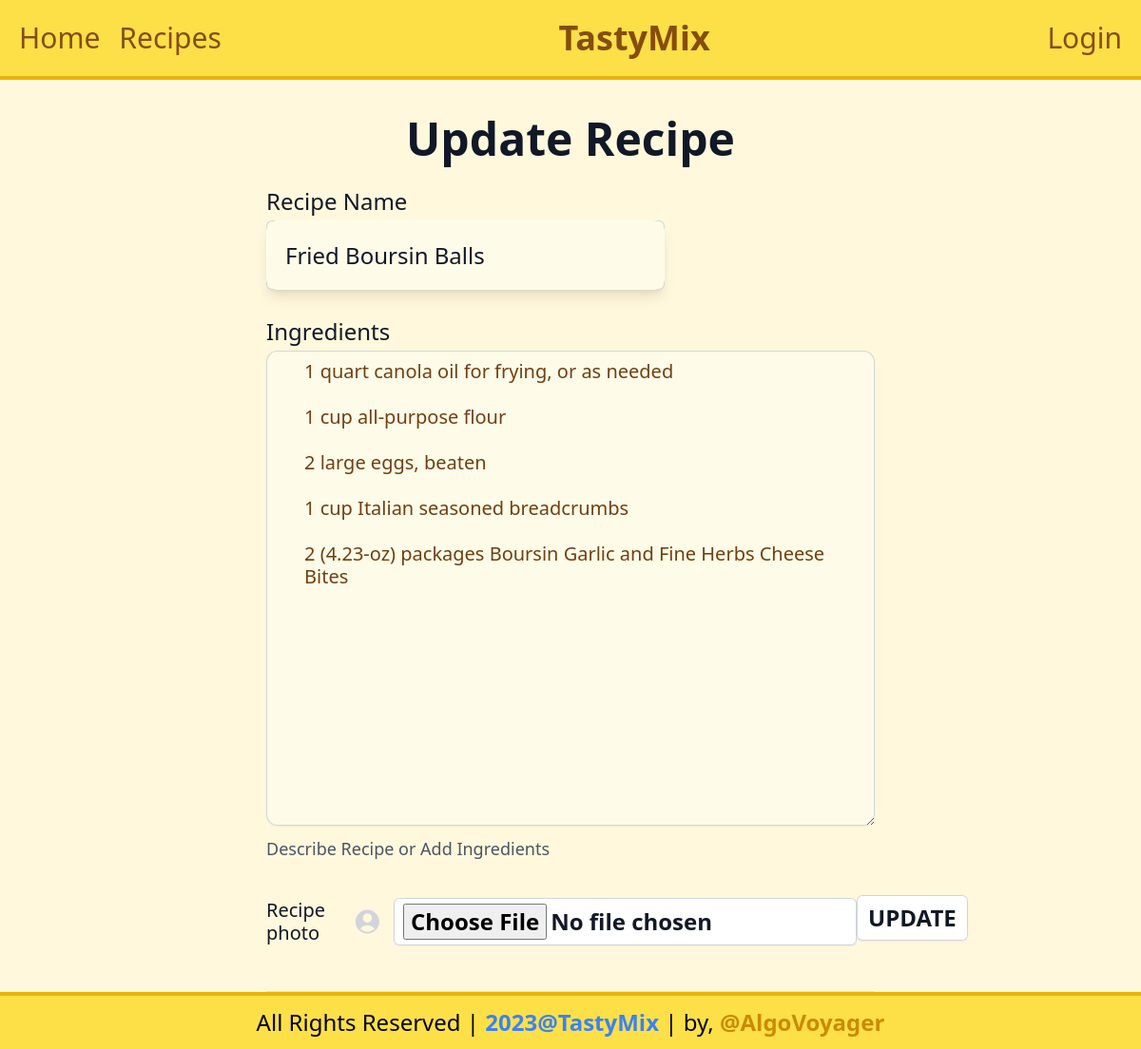
The app's page /update-recipe/22/ with its own data.
### recipe/models.py (models this page shows, shortened)
class Recipe(models.Model):
    user = models.ForeignKey(User, on_delete=models.SET_NULL,null=True, blank=True)
    recipe_name= models.CharField(max_length=100)
    Ingredients= models.TextField()
    recipe_image= models.ImageField(upload_to="thumbnails")

### recipe/views.py (the view, shortened to what this page needs)
# urls.py: path('update-recipe/<id>/',views.update_recipe,name="update-recipe"),
def update_recipe(request,id):
    queryset=Recipe.objects.get(id=id)
    context={'recipe':queryset}
    return render(request,'update_recipe.html',context)

### templates/update_recipe.html (shortened to what this page needs)
{% extends 'base.html' %}
{% block body %}
<div class="container max-w-screen-sm mx-auto ">
    <form method="post" action="/update-recipe/{{recipe.id}}/" enctype="multipart/form-data">
        <div class="space-y-12">
            <div class="border-b border-gray-900/10 py-12">
                <h2 class="text-5xl font-semibold leading-7 text-center text-gray-900">Update Recipe</h2>
                <div class="mt-10 grid grid-cols-1 gap-x-6 gap-y-8 sm:grid-cols-6">
                    <div class="sm:col-span-4">
                        <label for="recipe_name" class="block text-2xl font-medium leading-6 text-gray-900">Recipe
                            Name</label>
                        <div class="mt-2">
                            <div class="flex rounded-md shadow-lg ring-1 ring-inset ring-gray-300 focus-within:ring-2 focus-within:ring-inset focus-within:ring-indigo-600 sm:max-w-md">
                                <input type="text" name="recipe_name" id="recipe_name" value="{{recipe.recipe_name}}"
                                       class="block flex-1 border-0 bg-transparent p-5  bg-yellow-50 text-gray-900 placeholder:text-gray-400 focus:ring-0 text-2xl leading-6 rounded-xl"
                                       placeholder="recipe_name">
                            </div>
                        </div>
                    </div>
                    <div class="col-span-full">
                        <label for="Ingredients"
                               class="block text-2xl font-medium leading-6 text-gray-900">Ingredients</label>
                        <div class="mt-2">
                            <textarea id="Ingredients" name="Ingredients" rows="20"
                                      class=" p-10 text-5xl block w-full rounded-xl border-0 py-2.5 text-yellow-900 bg-yellow-50 shadow-sm ring-1 ring-inset ring-gray-300 placeholder:text-gray-400 focus:ring-2 focus:ring-inset focus:ring-indigo-600 text-xl leading-6">{{recipe.Ingredients}}
                            </textarea>
                        </div>
                        <p class="mt-3 text-lg leading-6 text-gray-600">Describe Recipe or Add Ingredients</p>
                    </div>
                    <div class="col-span-full flex justify-between items-center">
                        <div class="mt-2 flex items-center gap-x-3">
                            <label for="recipe_image" class="block text-xl font-medium leading-6 text-gray-900">Recipe
                                photo</label>
                            <input name="recipe_image" id="recipe_image" type="file"
                                   class="rounded-md bg-white px-2.5 py-1.5 text-2xl font-semibold text-gray-900 shadow-sm ring-1 ring-inset ring-gray-300 hover:bg-gray-50">
                        </div>
                        <button type="submit"
                                class="rounded-md bg-white px-3 py-2 text-2xl font-bold text-gray-900 shadow-sm ring-1 ring-inset ring-gray-300 hover:bg-yellow-500">
                            UPDATE
                        </button>
                    </div>
                </div>
            </div>
        </div>
    </form>
</div>
{% endblock %}

### records on screen
Recipe: recipe_name "Fried Boursin Balls", Ingredients "1 quart canola oil for frying, or as needed 1 cup all-purpose flour 2 large eggs, beaten 1 cup Italian seasoned breadcrumbs 2 (4.23-oz) packages Boursin Garlic and Fine Herbs Cheese Bites"
